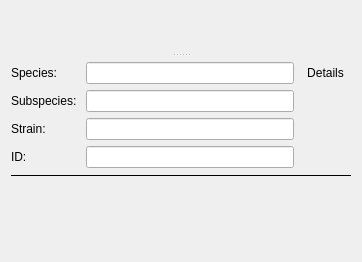
<?xml version="1.0" encoding="UTF-8"?>
<ui version="4.0">
 <class>OrganismWidget</class>
 <widget class="QWidget" name="OrganismWidget">
  <property name="geometry">
   <rect>
    <x>0</x>
    <y>0</y>
    <width>362</width>
    <height>262</height>
   </rect>
  </property>
  <property name="windowTitle">
   <string>Form</string>
  </property>
  <layout class="QGridLayout" name="gridLayout_2">
   <item row="0" column="0">
    <widget class="QSplitter" name="splitter">
     <property name="orientation">
      <enum>Qt::Orientation::Vertical</enum>
     </property>
     <property name="handleWidth">
      <number>3</number>
     </property>
     <widget class="DataExchangeWidget" name="dataExchangeWidget" native="true"/>
     <widget class="QWidget" name="">
      <layout class="QVBoxLayout" name="verticalLayout">
       <item>
        <widget class="NameDescriptionWidget" name="nameDescriptionWidget" native="true">
         <property name="sizePolicy">
          <sizepolicy hsizetype="Preferred" vsizetype="Minimum">
           <horstretch>0</horstretch>
           <verstretch>0</verstretch>
          </sizepolicy>
         </property>
        </widget>
       </item>
       <item>
        <layout class="QGridLayout" name="gridLayout">
         <item row="0" column="0">
          <widget class="QLabel" name="label">
           <property name="text">
            <string>Species: </string>
           </property>
           <property name="buddy">
            <cstring>taxonSpeciesLineEdit</cstring>
           </property>
          </widget>
         </item>
         <item row="0" column="2">
          <widget class="LineEdit" name="taxonSpeciesLineEdit"/>
         </item>
         <item row="0" column="3">
          <widget class="QToolButton" name="taxonDetailsToolButton">
           <property name="text">
            <string>Details</string>
           </property>
           <property name="icon">
            <iconset theme="view-list-tree"/>
           </property>
           <property name="autoRaise">
            <bool>true</bool>
           </property>
          </widget>
         </item>
         <item row="1" column="0" colspan="2">
          <widget class="QLabel" name="label_2">
           <property name="text">
            <string>Subspecies: </string>
           </property>
           <property name="buddy">
            <cstring>subSpeciesLineEdit</cstring>
           </property>
          </widget>
         </item>
         <item row="1" column="2">
          <widget class="LineEdit" name="subSpeciesLineEdit"/>
         </item>
         <item row="2" column="0" colspan="2">
          <widget class="QLabel" name="label_3">
           <property name="text">
            <string>Strain: </string>
           </property>
           <property name="buddy">
            <cstring>strainLineEdit</cstring>
           </property>
          </widget>
         </item>
         <item row="2" column="2">
          <widget class="LineEdit" name="strainLineEdit"/>
         </item>
         <item row="3" column="2">
          <widget class="LineEdit" name="facilityIDLineEdit">
           <property name="toolTip">
            <string>Facility ID</string>
           </property>
           <property name="statusTip">
            <string>Facility ID</string>
           </property>
           <property name="whatsThis">
            <string>Facility ID</string>
           </property>
          </widget>
         </item>
         <item row="3" column="0">
          <widget class="QLabel" name="label_4">
           <property name="toolTip">
            <string>Facility ID</string>
           </property>
           <property name="statusTip">
            <string>Facility ID</string>
           </property>
           <property name="whatsThis">
            <string>Facility ID</string>
           </property>
           <property name="text">
            <string>ID: </string>
           </property>
           <property name="buddy">
            <cstring>facilityIDLineEdit</cstring>
           </property>
          </widget>
         </item>
        </layout>
       </item>
       <item>
        <widget class="QFrame" name="separatorFrame">
         <property name="frameShape">
          <enum>QFrame::Shape::HLine</enum>
         </property>
         <property name="frameShadow">
          <enum>QFrame::Shadow::Plain</enum>
         </property>
         <property name="lineWidth">
          <number>1</number>
         </property>
         <property name="midLineWidth">
          <number>0</number>
         </property>
        </widget>
       </item>
       <item>
        <widget class="BiometricsWidget" name="biometricsWidget" native="true"/>
       </item>
       <item>
        <spacer name="verticalSpacer">
         <property name="orientation">
          <enum>Qt::Orientation::Vertical</enum>
         </property>
         <property name="sizeHint" stdset="0">
          <size>
           <width>68</width>
           <height>13</height>
          </size>
         </property>
        </spacer>
       </item>
      </layout>
     </widget>
    </widget>
   </item>
  </layout>
 </widget>
 <customwidgets>
  <customwidget>
   <class>LineEdit</class>
   <extends>QLineEdit</extends>
   <header location="global">gui.widgets.small_widgets</header>
  </customwidget>
  <customwidget>
   <class>DataExchangeWidget</class>
   <extends>QWidget</extends>
   <header location="global">gui.widgets.dataclasswidgets.dataexchangewidget</header>
   <container>1</container>
  </customwidget>
  <customwidget>
   <class>NameDescriptionWidget</class>
   <extends>QWidget</extends>
   <header location="global">gui.widgets.dataclasswidgets.namedescriptionwidget</header>
   <container>1</container>
  </customwidget>
  <customwidget>
   <class>BiometricsWidget</class>
   <extends>QWidget</extends>
   <header location="global">gui.widgets.dataclasswidgets.biometricswidget</header>
   <container>1</container>
  </customwidget>
 </customwidgets>
 <resources/>
 <connections/>
</ui>
